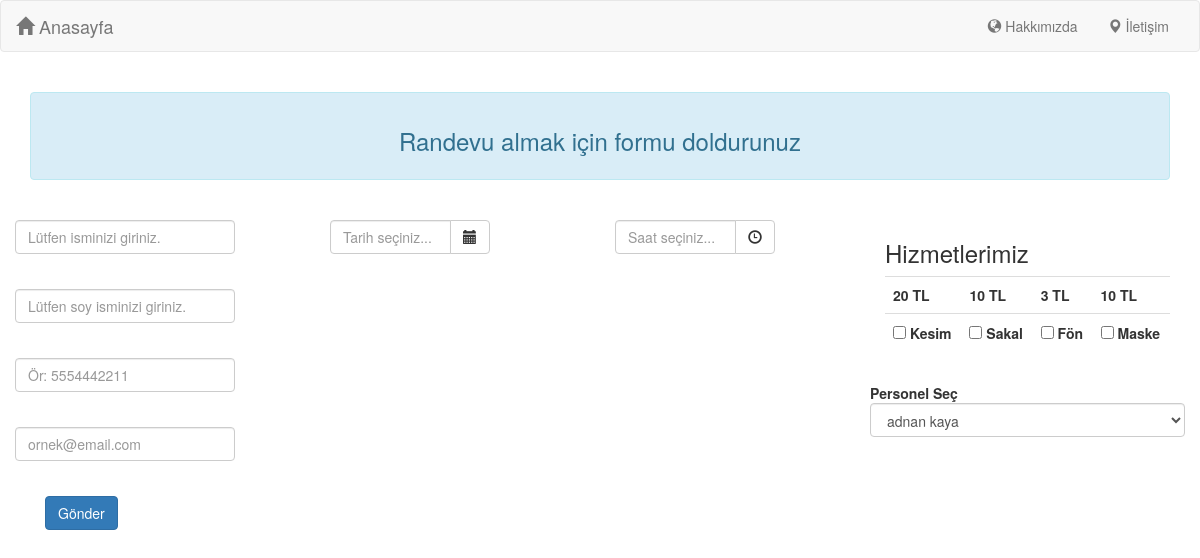
/index, run on the app's committed database.
### myapp/home/models.py (models this page shows, shortened)
class Service(db.Model):
    __tablename__ = 'service'
    id = db.Column(db.Integer, primary_key=True)
    name = db.Column(db.String(30), nullable=False, unique=True)
    price = db.Column(db.Integer, nullable=False)

### myapp/home/routes.py (the view, shortened to what this page needs)
@bp.route('/', methods=['GET', 'POST'])
@bp.route('/index', methods=['GET', 'POST'])
def index():
    form = BookingForm()
    services = Service.query.all()
    employees = User.query.all()
    return render_template('home/index.html', title="Anasayfa", form=form, services=services, employees=employees)

### myapp/home/forms.py
class BookingForm(FlaskForm):
    fname = StringField('', validators=[DataRequired()])
    lname = StringField('', validators=[DataRequired()])
    phone = StringField('', validators=[DataRequired()])
    email = StringField('', validators=[DataRequired(), Email()])
    submit = SubmitField('Gönder')

### myapp/auth/models.py (called while the page is built)
    def full_name(self):
        return self.fname+" "+self.lname

### myapp/templates/home/index.html (shortened to what this page needs)
{% extends 'base.html' %} {% import 'bootstrap/wtf.html' as wtf %} {% block head%}
<link href="//cdnjs.cloudflare.com/ajax/libs/twitter-bootstrap/3.3.7/css/bootstrap.min.css" rel="stylesheet">
<link rel="stylesheet" href="/static/css/jquery.datetimepicker.min.css"> {% endblock%}
{% block navbar%} {% include '_navbar_public.html' %} {% endblock%}
{% block app_content %}
<div class="alert alert-info" role="alert">
        <h3 class="text-center">Randevu almak için formu doldurunuz</h3>
</div>
<form action="" method="POST" role="form" class="form form-horizontal">
<div class="col-md-12">
    <div class="row">
        <div class="col-md-2 ">
            <div class="row">
                {{wtf.form_field(form.fname, placeholder='Lütfen isminizi giriniz.')}}
            </div>
            <div class="row">
                {{wtf.form_field(form.lname, placeholder='Lütfen soy isminizi giriniz.')}}
            </div>
            <div class="row">
                {{wtf.form_field(form.phone, placeholder='Ör: 5554442211')}}
            </div>
            <div class="row">
                {{wtf.form_field(form.email, placeholder='ornek@email.com')}}
            </div>
        </div>
        <div class="col-md-1"></div>
        <div class="col-md-2 marginTop">
            <div class="input-group">
                <input required name="date" type="text" class="form-control" placeholder="Tarih seçiniz..." id="date">
                <span class="input-group-btn">
                    <button class="btn btn-default" type="button" id="calendar_button">
                        <span class="glyphicon glyphicon-calendar"></span>
                    </button>
                </span>
            </div>
        </div>
        <div class="col-md-1"></div>
        <div class="col-md-2 marginTop">
            <div class="input-group">
                <input required name="time" type="text" class="form-control" placeholder="Saat seçiniz..." id="time">
                <span class="input-group-btn">
                    <button class="btn btn-default" type="button" id="time_button">
                        <span class="glyphicon glyphicon-time"></span>
                    </button>
                </span>
            </div>
        </div>
        <div class="col-md-1"></div>
        <div class="col-md-3 marginTop">
            <div class="row">
                <table class="table">
                    <tr><h3>Hizmetlerimiz</h3></tr>
                    {% if services %}
                    <tr>
                        {% for service in services %}
                        <th>
                            <span>{{service.price}} TL </span>
                        </th>
                        {% endfor%}
                    </tr>
                    <tr>
                        {% for service in services %}
                        <td>
                            <label>
                                <input type="checkbox" name='selected_services' value="{{service.id}}" /> {{service.name}}
                            </label>
                        </td>
                        {% endfor%}
                    </tr>
                    {% endif %}
                </table>
            </div>
            <div class="row">
                <div class="form-group">
                    <label class="control-label" for="employee">Personel Seç</label>
                    <select id="employee" name="selected_person_id" class="selectpicker form-control">
                        {% for emp in employees %}
                            <option value="{{ emp.id }}">{{ emp.full_name() }}</option>
                        {% endfor %}
                    </select>
                </div>
            </div>
        </div>
    </div>
    <div class="row">
        <div class="col-md-3">
            <div class="marginTop">
                {{wtf.form_field(form.submit, button_map={'submit':'primary'})}}
            </div>
        </div>
    </div>
</div>
</form>
{% endblock %}

### myapp/templates/home/index.html (style rules this page uses)
.marginTop { margin-top: 20px; }

### data on the page
Service: price "20", name "Kesim"
Service: price "10", name "Sakal"
Service: price "3", name "Fön"
Service: price "10", name "Maske"

### other printed values
form field selected_person_id "adnan kaya"
